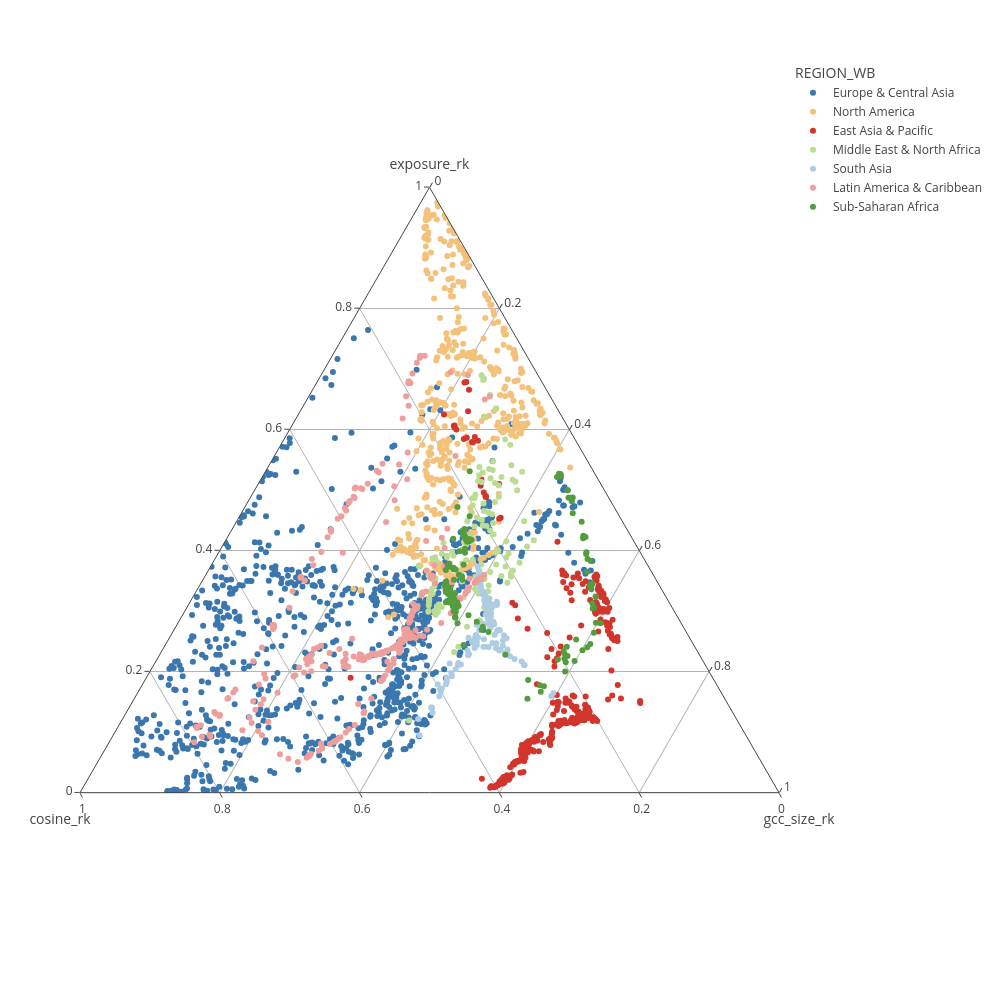

The notebook cell this image was saved under:
### Markdown cell above
# Phase Diagram

### Code cell
import plotly.express as px
import plotly.io as pio
import kaleido

pio.templates.default = "none"

parameters_df_concat = pd.read_csv(home_dir + '/csv/3_ft_parameters_df.csv', index_col=0)

# Add country information
network_country_attri_df = pd.read_csv(home_dir +'/csv/net_4190_join_country_attri_raw.csv',
                                       index_col=0)
parameters_country_merge = pd.merge(parameters_df_concat,
                                    network_country_attri_df[['net_id', 'REGION_WB']],
                                    left_on='net_id',
                                    right_on='net_id')

# Convert parameter columns to percentile ranks
parameters_country_merge['exposure_rk'] = parameters_country_merge.exposure_rp100.rank(pct = True)
parameters_country_merge['cosine_rk'] = parameters_country_merge.cosine_depth30cm_freq90th_RP100.rank(pct = True)
parameters_country_merge['gcc_size_rk'] = parameters_country_merge.gcc_num_nodes_node_norm.rank(pct = True)

fig = px.scatter_ternary(parameters_country_merge,
                         a="exposure_rk",
                         b="cosine_rk",
                         c="gcc_size_rk",
                         color  = 'REGION_WB',
                         color_discrete_map = {"Europe & Central Asia": "rgb(59, 119, 175)",
                                               "North America": "rgb(244, 193, 123)",
                                               "East Asia & Pacific": "rgb(209, 53, 43)",
                                               "Middle East & North Africa": "rgb(187, 221, 147)",
                                               "South Asia": "rgb(174, 205, 226)",
                                               "Latin America & Caribbean": "rgb(238, 159, 156)",
                                               "Sub-Saharan Africa": "rgb(84, 157, 62)"},
                        width=1000, height=1000)
fig.show()
fig.write_image('/Users/yiyi/Desktop/newplot.png',
                scale=10)

### Figure 1 — Plotly figure (JSON) as saved in the notebook; plotly's stock layout.template omitted (floating-point values rounded to 4 significant figures; data arrays with more than 128 entries replaced by an {"elided": "..."} marker saying what was removed)
{"data": [{"a": {"elided": "910 float values"}, "b": {"elided": "910 float values"}, "c": {"elided": "910 float values"}, "hovertemplate": "REGION_WB=Europe & Central Asia<br>exposure_rk=%{a}<br>cosine_rk=%{b}<br>gcc_size_rk=%{c}<extra></extra>", "legendgroup": "Europe & Central Asia", "marker": {"color": "rgb(59, 119, 175)", "symbol": "circle"}, "mode": "markers", "name": "Europe & Central Asia", "showlegend": true, "subplot": "ternary", "type": "scatterternary"}, {"a": {"elided": "475 float values"}, "b": {"elided": "475 float values"}, "c": {"elided": "475 float values"}, "hovertemplate": "REGION_WB=North America<br>exposure_rk=%{a}<br>cosine_rk=%{b}<br>gcc_size_rk=%{c}<extra></extra>", "legendgroup": "North America", "marker": {"color": "rgb(244, 193, 123)", "symbol": "circle"}, "mode": "markers", "name": "North America", "showlegend": true, "subplot": "ternary", "type": "scatterternary"}, {"a": {"elided": "320 float values"}, "b": {"elided": "320 float values"}, "c": {"elided": "320 float values"}, "hovertemplate": "REGION_WB=East Asia & Pacific<br>exposure_rk=%{a}<br>cosine_rk=%{b}<br>gcc_size_rk=%{c}<extra></extra>", "legendgroup": "East Asia & Pacific", "marker": {"color": "rgb(209, 53, 43)", "symbol": "circle"}, "mode": "markers", "name": "East Asia & Pacific", "showlegend": true, "subplot": "ternary", "type": "scatterternary"}, {"a": {"elided": "131 float values"}, "b": {"elided": "131 float values"}, "c": {"elided": "131 float values"}, "hovertemplate": "REGION_WB=Middle East & North Africa<br>exposure_rk=%{a}<br>cosine_rk=%{b}<br>gcc_size_rk=%{c}<extra></extra>", "legendgroup": "Middle East & North Africa", "marker": {"color": "rgb(187, 221, 147)", "symbol": "circle"}, "mode": "markers", "name": "Middle East & North Africa", "showlegend": true, "subplot": "ternary", "type": "scatterternary"}, {"a": {"elided": "143 float values"}, "b": {"elided": "143 float values"}, "c": {"elided": "143 float values"}, "hovertemplate": "REGION_WB=South Asia<br>exposure_rk=%{a}<br>cosine_rk=%{b}<br>gcc_size_rk=%{c}<extra></extra>", "legendgroup": "South Asia", "marker": {"color": "rgb(174, 205, 226)", "symbol": "circle"}, "mode": "markers", "name": "South Asia", "showlegend": true, "subplot": "ternary", "type": "scatterternary"}, {"a": {"elided": "280 float values"}, "b": {"elided": "280 float values"}, "c": {"elided": "280 float values"}, "hovertemplate": "REGION_WB=Latin America & Caribbean<br>exposure_rk=%{a}<br>cosine_rk=%{b}<br>gcc_size_rk=%{c}<extra></extra>", "legendgroup": "Latin America & Caribbean", "marker": {"color": "rgb(238, 159, 156)", "symbol": "circle"}, "mode": "markers", "name": "Latin America & Caribbean", "showlegend": true, "subplot": "ternary", "type": "scatterternary"}, {"a": {"elided": "148 float values"}, "b": {"elided": "148 float values"}, "c": {"elided": "148 float values"}, "hovertemplate": "REGION_WB=Sub-Saharan Africa<br>exposure_rk=%{a}<br>cosine_rk=%{b}<br>gcc_size_rk=%{c}<extra></extra>", "legendgroup": "Sub-Saharan Africa", "marker": {"color": "rgb(84, 157, 62)", "symbol": "circle"}, "mode": "markers", "name": "Sub-Saharan Africa", "showlegend": true, "subplot": "ternary", "type": "scatterternary"}], "layout": {"height": 1000, "legend": {"title": {"text": "REGION_WB"}, "tracegroupgap": 0}, "margin": {"t": 60}, "ternary": {"aaxis": {"title": {"text": "exposure_rk"}}, "baxis": {"title": {"text": "cosine_rk"}}, "caxis": {"title": {"text": "gcc_size_rk"}}, "domain": {"x": [0, 1], "y": [0, 1]}}, "width": 1000}}
